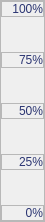
          <widget class="QFrame" name="frame_26">
           <property name="maximumSize">
            <size>
             <width>45</width>
             <height>198</height>
            </size>
           </property>
           <property name="frameShape">
            <enum>QFrame::StyledPanel</enum>
           </property>
           <property name="frameShadow">
            <enum>QFrame::Raised</enum>
           </property>
           <layout class="QGridLayout" name="gridLayout_108">
            <property name="leftMargin">
             <number>0</number>
            </property>
            <property name="topMargin">
             <number>0</number>
            </property>
            <property name="rightMargin">
             <number>0</number>
            </property>
            <property name="bottomMargin">
             <number>0</number>
            </property>
            <property name="horizontalSpacing">
             <number>0</number>
            </property>
            <property name="verticalSpacing">
             <number>35</number>
            </property>
            <item row="0" column="0">
             <widget class="QFrame" name="frame_127">
              <property name="frameShape">
               <enum>QFrame::StyledPanel</enum>
              </property>
              <property name="frameShadow">
               <enum>QFrame::Raised</enum>
              </property>
              <layout class="QGridLayout" name="gridLayout_152">
               <property name="leftMargin">
                <number>0</number>
               </property>
               <property name="topMargin">
                <number>0</number>
               </property>
               <property name="rightMargin">
                <number>0</number>
               </property>
               <property name="bottomMargin">
                <number>0</number>
               </property>
               <property name="spacing">
                <number>0</number>
               </property>
               <item row="0" column="0">
                <widget class="QLabel" name="label_26">
                 <property name="styleSheet">
                  <string notr="true">font: 8pt &quot;Arial Rounded MT Bold&quot;;
color: rgb(43, 53, 114);</string>
                 </property>
                 <property name="text">
                  <string>100%</string>
                 </property>
                 <property name="alignment">
                  <set>Qt::AlignBottom|Qt::AlignRight|Qt::AlignTrailing</set>
                 </property>
                </widget>
               </item>
              </layout>
             </widget>
            </item>
            <item row="1" column="0">
             <widget class="QFrame" name="frame_170">
              <property name="frameShape">
               <enum>QFrame::StyledPanel</enum>
              </property>
              <property name="frameShadow">
               <enum>QFrame::Raised</enum>
              </property>
              <layout class="QGridLayout" name="gridLayout_153">
               <property name="leftMargin">
                <number>0</number>
               </property>
               <property name="topMargin">
                <number>0</number>
               </property>
               <property name="rightMargin">
                <number>0</number>
               </property>
               <property name="bottomMargin">
                <number>0</number>
               </property>
               <property name="spacing">
                <number>0</number>
               </property>
               <item row="0" column="0">
                <widget class="QLabel" name="label_27">
                 <property name="styleSheet">
                  <string notr="true">font: 8pt &quot;Arial Rounded MT Bold&quot;;
color: rgb(43, 53, 114);</string>
                 </property>
                 <property name="text">
                  <string>75%</string>
                 </property>
                 <property name="alignment">
                  <set>Qt::AlignBottom|Qt::AlignRight|Qt::AlignTrailing</set>
                 </property>
                </widget>
               </item>
              </layout>
             </widget>
            </item>
            <item row="2" column="0">
             <widget class="QFrame" name="frame_171">
              <property name="frameShape">
               <enum>QFrame::StyledPanel</enum>
              </property>
              <property name="frameShadow">
               <enum>QFrame::Raised</enum>
              </property>
              <layout class="QGridLayout" name="gridLayout_154">
               <property name="leftMargin">
                <number>0</number>
               </property>
               <property name="topMargin">
                <number>0</number>
               </property>
               <property name="rightMargin">
                <number>0</number>
               </property>
               <property name="bottomMargin">
                <number>0</number>
               </property>
               <property name="spacing">
                <number>0</number>
               </property>
               <item row="0" column="0">
                <widget class="QLabel" name="label_28">
                 <property name="styleSheet">
                  <string notr="true">font: 8pt &quot;Arial Rounded MT Bold&quot;;
color: rgb(43, 53, 114);</string>
                 </property>
                 <property name="text">
                  <string>50%</string>
                 </property>
                 <property name="alignment">
                  <set>Qt::AlignBottom|Qt::AlignRight|Qt::AlignTrailing</set>
                 </property>
                </widget>
               </item>
              </layout>
             </widget>
            </item>
            <item row="3" column="0">
             <widget class="QFrame" name="frame_172">
              <property name="frameShape">
               <enum>QFrame::StyledPanel</enum>
              </property>
              <property name="frameShadow">
               <enum>QFrame::Raised</enum>
              </property>
              <layout class="QGridLayout" name="gridLayout_155">
               <property name="leftMargin">
                <number>0</number>
               </property>
               <property name="topMargin">
                <number>0</number>
               </property>
               <property name="rightMargin">
                <number>0</number>
               </property>
               <property name="bottomMargin">
                <number>0</number>
               </property>
               <property name="spacing">
                <number>0</number>
               </property>
               <item row="0" column="0">
                <widget class="QLabel" name="label_62">
                 <property name="styleSheet">
                  <string notr="true">font: 8pt &quot;Arial Rounded MT Bold&quot;;
color: rgb(43, 53, 114);</string>
                 </property>
                 <property name="text">
                  <string>25%</string>
                 </property>
                 <property name="alignment">
                  <set>Qt::AlignBottom|Qt::AlignRight|Qt::AlignTrailing</set>
                 </property>
                </widget>
               </item>
              </layout>
             </widget>
            </item>
            <item row="4" column="0">
             <widget class="QFrame" name="frame_173">
              <property name="frameShape">
               <enum>QFrame::StyledPanel</enum>
              </property>
              <property name="frameShadow">
               <enum>QFrame::Raised</enum>
              </property>
              <layout class="QGridLayout" name="gridLayout_156">
               <property name="leftMargin">
                <number>0</number>
               </property>
               <property name="topMargin">
                <number>0</number>
               </property>
               <property name="rightMargin">
                <number>0</number>
               </property>
               <property name="bottomMargin">
                <number>0</number>
               </property>
               <property name="spacing">
                <number>0</number>
               </property>
               <item row="0" column="0">
                <widget class="QLabel" name="label_86">
                 <property name="styleSheet">
                  <string notr="true">font: 8pt &quot;Arial Rounded MT Bold&quot;;
color: rgb(43, 53, 114);</string>
                 </property>
                 <property name="text">
                  <string>0%</string>
                 </property>
                 <property name="alignment">
                  <set>Qt::AlignBottom|Qt::AlignRight|Qt::AlignTrailing</set>
                 </property>
                </widget>
               </item>
              </layout>
             </widget>
            </item>
           </layout>
          </widget>
